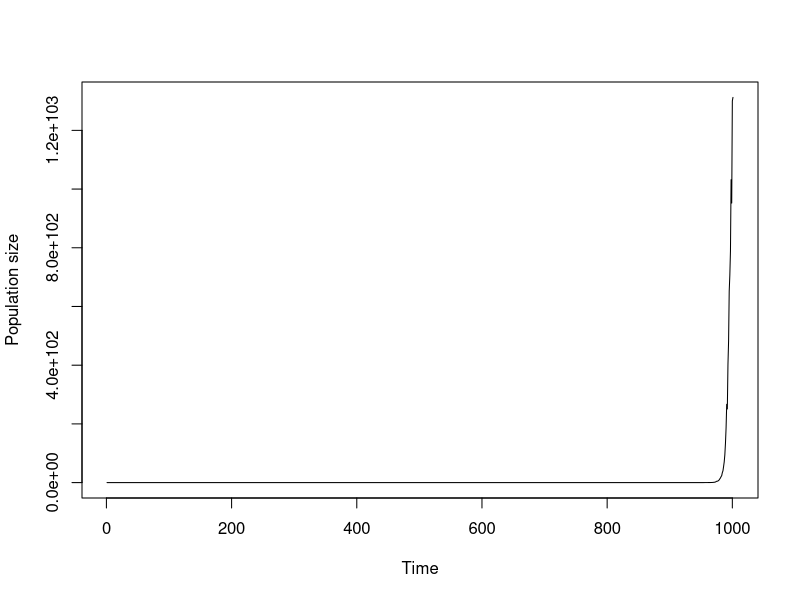
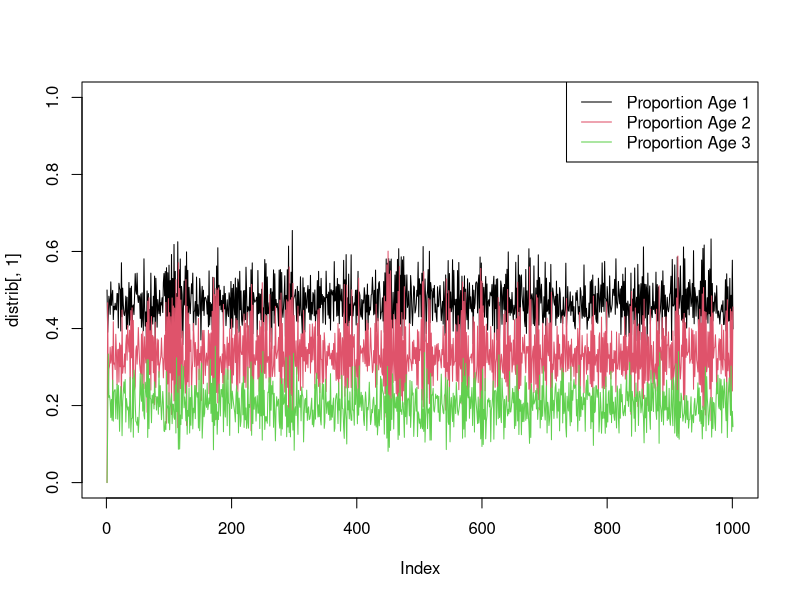

Generate these figures, in order, with R:
# population plot

N = 3
T = 1000
b = 1.5
c = 0.9
d = 0.8
e = 0.5
eps = 0.3
pop = 100
J = 1000
v_0 <- c(0.5,0.3,0.2)

sample_L <- function(b, c, d, e, eps){
  L <- matrix(0,3,3)
  rdm <- runif(4, -eps, eps)
  L[1,2] = b + rdm[1]
  L[1,3] = e + rdm[4]
  L[2,1] = c + rdm[2]
  L[3,2] = d + rdm[3]
  return(L)
}

population <- numeric(T+1)
U <- v_0
distrib <- matrix(0,T+1,N)
population[1] <- pop
distrib[1] <- v_0

for (t in seq_len(T)){
  L <- sample_L(b,c,d,e,eps)
  U=L%*%U
  population[t+1]=sum(U)
  distrib[t+1,]=U/population[t+1]
}
plot(population, type="l", ylab="Population size", xlab="Time")


plot1=plot(distrib[,1], col=1, type="l", ylim=c(0,1))+lines(distrib[,2], col=2, type="l", lty=1)+lines(distrib[,3], col=3, type="l", lty=1)
legend(legend=c("Proportion Age 1", "Proportion Age 2", "Proportion Age 3"), col=1:3, "topright", lty=1)



